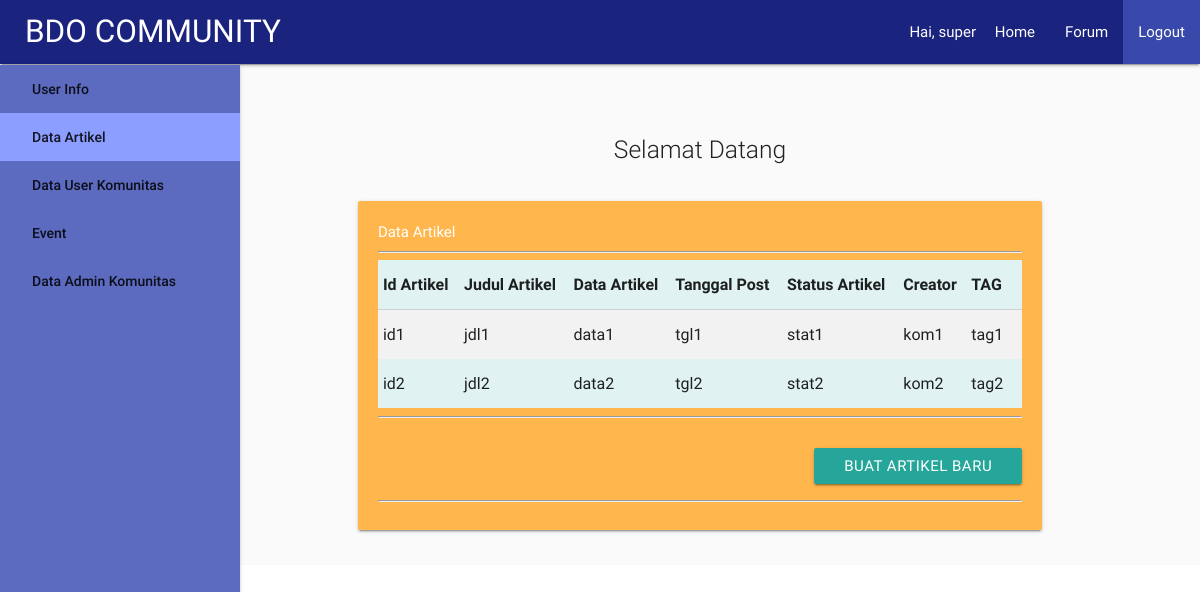
Screenshot of /dashboard/hi_dataartikel.php (signed in) with the database file from the repository.
### tables this page shows
CREATE TABLE IF NOT EXISTS `data_artikel` (
  `idArtikel` varchar(10) NOT NULL,
  `jdlArtikel` varchar(60) NOT NULL,
  `dtArtikel` text NOT NULL,
  `tglArtikel` varchar(30) NOT NULL,
  `statusArtikel` varchar(30) NOT NULL,
  `creatorArtikel` varchar(30) NOT NULL,
  `idTag` varchar(10) NOT NULL
);

### proses/proses_cekSession.php (called while the page is built, shortened)
<?php
if(!isset($_SESSION['session_user'])){
  header('Location: ../index.php');
}else{
  $user = $_SESSION['session_user'];
  $role = $_SESSION['session_role'];
}
?>

### dashboard/hi_dataartikel.php (the view, shortened to what this page needs)
<?php
include("../proses/proses_cekSession.php");
include("../proses/proses_koneksi.php");
if($role == 1){
  $query = "SELECT * FROM data_artikel";
  $result = mysqli_query($conn,$query);
}else if($role == 2){
  $r = "Admin Komunitas";
  $query = "SELECT * FROM data_artikel WHERE creatorArtikel = '$komunitas'";
  $result = mysqli_query($conn,$query);
}else{
  header('Location: ../index.php');
}
?>
<html>
<head>
  <link href="../css/materialize.css" rel="stylesheet">
  <link href="../css/style.css" rel="stylesheet">
</head>
<body>
  <div class="navbar-fixed">
    <nav >
      <div class="nav-wrapper indigo darken-4" >
        <a href="#" class="brand-logo" style="margin-left:25px;">BDO COMMUNITY</a>
        <ul id="nav-mobile" class="right hide-on-med-and-down">
          <li>Hai, <?php echo $user; ?>&nbsp;</li>
          <li><a href="../">Home</a></li>
          <li><a href="#">Forum</a></li>
          <li><a class="indigo darken-1" href="../proses/proses_logOut.php">Logout</a></li>
        </ul>
      </div>
    </nav>
  </div>
  <div class="row">
    <header class="col s2">
      <ul style="width:240px; margin-top:65px;" class="side-nav fixed indigo lighten-1">
        <a href="hi_index.php">User Info</a></li>
        <a href="#" class="indigo accent-1">Data Artikel</a></li>
        <a href="hi_datauserkomunitas.php">Data User Komunitas</a></li>
        <a href="hi_dataevent.php">Event</a></li>
        <?php
        if($role==1){
          echo "<a href='hi_dataadminkomunitas.php'>Data Admin Komunitas</a></li>";
        }
        ?>
      </ul>
    </header>
    <div class="col s10 grey lighten-5">
      <div class="section no-pad-bot grey lighten-5" id="index-banner">
        <div class="container">
          <br><br>
          <div class="row center">
            <h5 class="header col s12 light">
              Selamat Datang
            </h5>
          </div>
          <div class="row">
            <div class="col s12">
              <div class="card-panel orange lighten-2 s12 white-text" style="padding:20px;">
                <table class="teal lighten-5 highlight striped">
                  Data Artikel<hr>
                  <thead>
                    <tr>
                      <th>Id Artikel</th>
                      <th>Judul Artikel</th>
                      <th>Data Artikel</th>
                      <th>Tanggal Post</th>
                      <th>Status Artikel</th>
                      <th>Creator</th>
                      <th>TAG</th>
                      <th></th>
                    </tr>
                  </thead>
                  <tbody>
                    <?php while($row = mysqli_fetch_array($result)){?>
                    <tr>
                      <td><?php echo $row[0]; ?></td>
                      <td><?php echo $row[1]; ?></td>
                      <td><?php echo $row[2]; ?></td>
                      <td><?php echo $row[3]; ?></td>
                      <td><?php echo $row[4]; ?></td>
                      <td><?php echo $row[5]; ?></td>
                      <td><?php echo $row[6]; ?></td>
                      <td></td>
                    </tr>
                    <?php } ?>
                  </tbody>
                </table>
                <hr><br>
                <a href="hi_newartikel.php"><div class="right waves-light btn">Buat Artikel Baru</div></a><br><br>
                <hr>
              </div>
            </div>
          </div>
        </div>
      </div>
    </div>
  </div>
</body>
</html>

### rows the page displays
data_artikel: idArtikel "id1", jdlArtikel "jdl1", dtArtikel "data1", tglArtikel "tgl1", statusArtikel "stat1", creatorArtikel "kom1", idTag "tag1"
data_artikel: idArtikel "id2", jdlArtikel "jdl2", dtArtikel "data2", tglArtikel "tgl2", statusArtikel "stat2", creatorArtikel "kom2", idTag "tag2"

### other values shown
$user "super"
